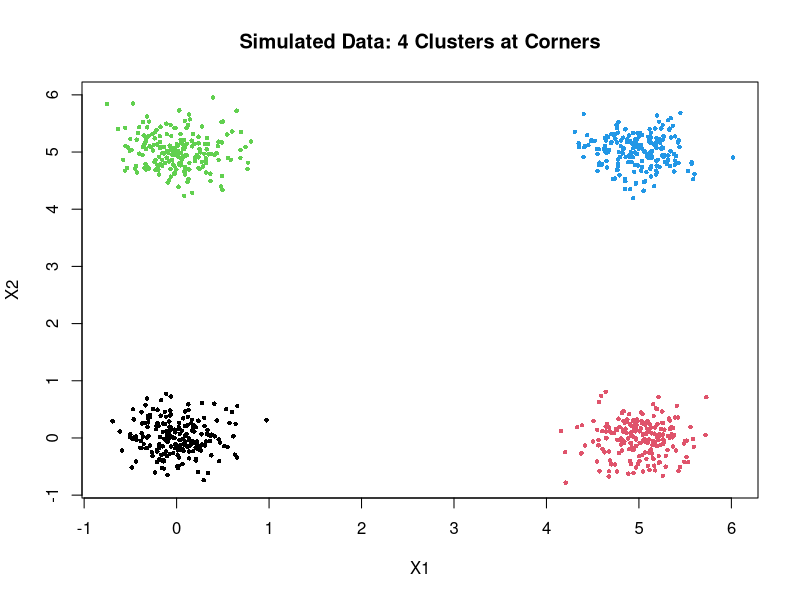
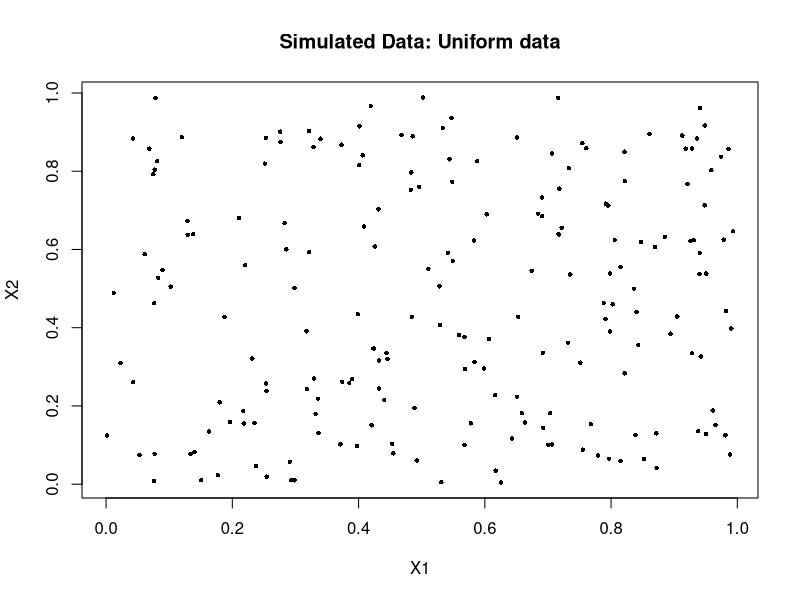

Source code (R) for these figures, in order:
## ---- chunk 1
permute_k_test <- function(data, K.max = 10, B = 200, alpha = 0.05, verbose = TRUE) {
  n <- nrow(data)
  p <- ncol(data)
  
  W_real <- numeric(K.max)       # WCSS for each K
  delta_real <- numeric(K.max)   # Δ WCSS = W(K-1) - W(K)
  delta_perm_all <- list()       # store each set of permuted Δs
  
  W_real[1] <- sum(scale(data, center = TRUE, scale = FALSE)^2)  # total SS for K=1
  optK <- 1
  
  for (K in 2:K.max) {
    kmK <- kmeans(data, centers = K, nstart = 10)
    W_real[K] <- kmK$tot.withinss
    delta_real[K] <- W_real[K - 1] - W_real[K]
    
    # Null distribution
    delta_perm <- numeric(B)
    for (b in 1:B) {
      data_perm <- data
      for (j in 1:p) {
        data_perm[, j] <- sample(data_perm[, j])
      }
      
      kmK_perm   <- kmeans(data_perm, centers = K, nstart = 10, iter.max = 50)
      kmKm1_perm <- kmeans(data_perm, centers = K - 1, nstart = 10, iter.max = 50)
      
      delta_perm[b] <- kmKm1_perm$tot.withinss - kmK_perm$tot.withinss
    }
    delta_perm_all[[K]] <- delta_perm
    p_val <- mean(delta_perm >= delta_real[K])
    
    if (verbose) {
      cat(sprintf("K = %d | Δ_real = %.2f | p = %.4f\n", K, delta_real[K], p_val))
    }
    
    if (p_val < alpha) {
      optK <- K
    } else {
      if (verbose) cat("Stopping at K =", optK, "\n")
      break
    }
  }
  
  return(list(optK = optK,
              W_real = W_real[1:K.max],
              delta_real = delta_real[1:K.max],
              delta_perm_all = delta_perm_all))
}
## ---- chunk 2
set.seed(123)
n <- 200  # number of points per cluster
sd <- 0.3

# Create each cluster with explicit X and Y components
cluster1 <- data.frame(
  X1 = rnorm(n, mean = 0, sd = sd),
  X2 = rnorm(n, mean = 0, sd = sd),
  label = 1
)
cluster2 <- data.frame(
  X1 = rnorm(n, mean = 5, sd = sd),
  X2 = rnorm(n, mean = 0, sd = sd),
  label = 2
)
cluster3 <- data.frame(
  X1 = rnorm(n, mean = 0, sd = sd),
  X2 = rnorm(n, mean = 5, sd = sd),
  label = 3
)
cluster4 <- data.frame(
  X1 = rnorm(n, mean = 5, sd = sd),
  X2 = rnorm(n, mean = 5, sd = sd),
  label = 4
)

# Combine all clusters
data.sim <- rbind(cluster1, cluster2, cluster3, cluster4)

# Plot with cluster labels
plot(
  data.sim$X1, data.sim$X2, col = data.sim$label,
  pch = 16, cex = 0.6,
  main = "Simulated Data: 4 Clusters at Corners",
  xlab = "X1", ylab = "X2"
)
## ---- chunk 3
result <- permute_k_test(data.sim, K.max=8, B=1000, alpha=0.05)
## ---- chunk 4
set.seed(456)
data.unif <- matrix(runif(200*2, 0, 1), ncol=2)
plot(
  data.unif[,1], data.unif[,2],
  pch = 16, cex = 0.6,
  main = "Simulated Data: Uniform data",
  xlab = "X1", ylab = "X2"
)
result <- permute_k_test(as.data.frame(data.unif), K.max=5, B=1000, alpha=0.05)
# likely res = 1 (no evidence for >1 clusters)
## ---- chunk 5
res_iris <- permute_k_test(as.data.frame(iris[, -5]), K.max=10, B=1000, alpha=0.05)
